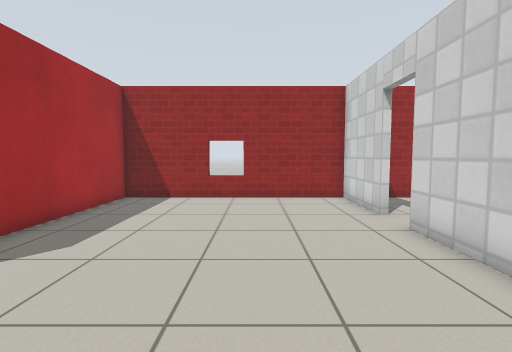
view 1 (above)

13 first-person views from a walk through a robot-simulator world made for Gazebo. The camera is 0.94 m above the floor, tilts 4° down and sees 85° across. The floor is counted in squares, 0.5 m on a side. Each view is taken from the middle of a square. On the plan, view 1 faces up. The plan holds only what a view shows up to about 16 squares ahead; the rest is blank. The place goes on beyond the plan. Gazebo's built-in surfaces are drawn with simple patterns.

view 2
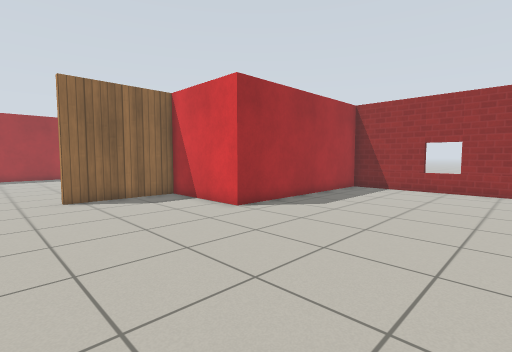

view 3
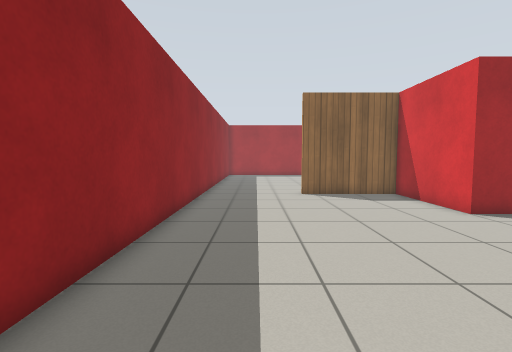

view 4
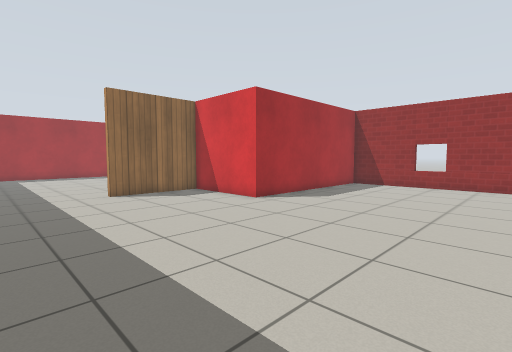

view 5
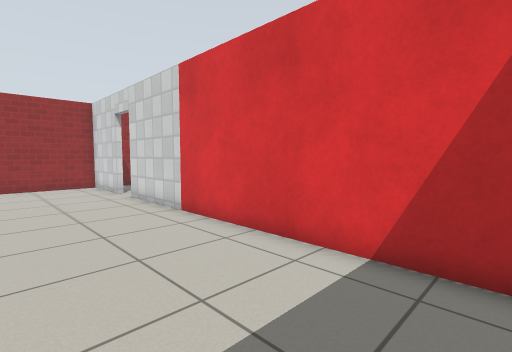

view 6
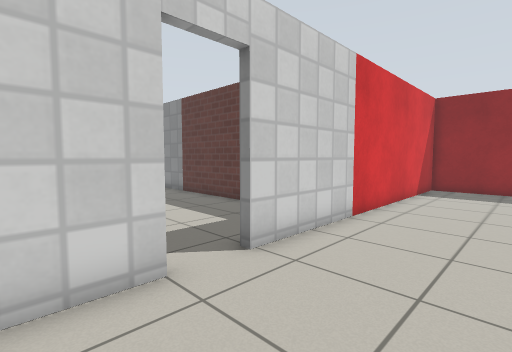

view 7
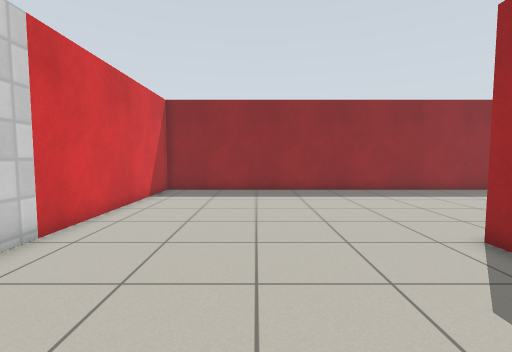

view 8
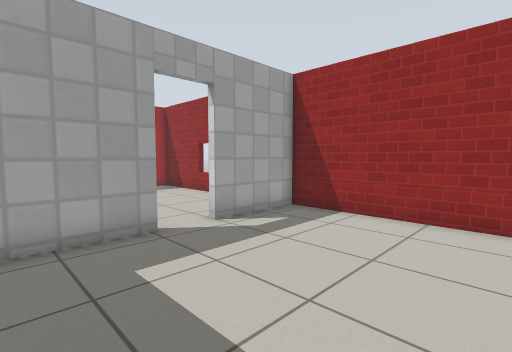

view 9
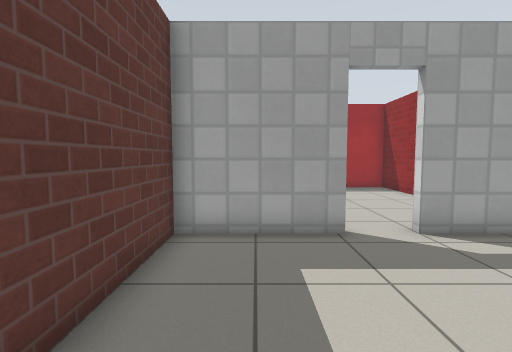

view 10
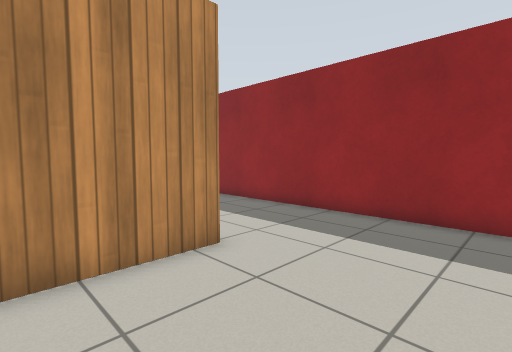

view 11
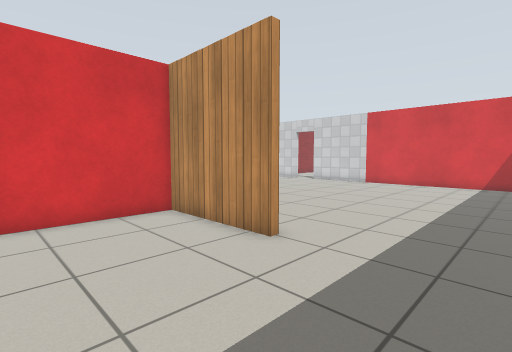

view 12
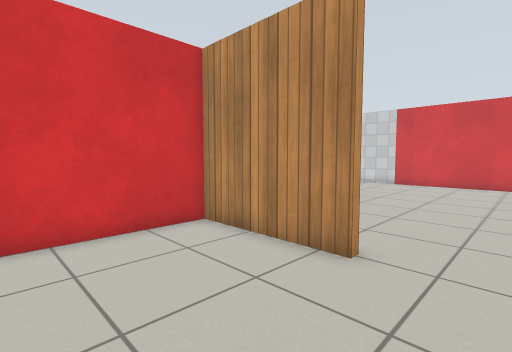

view 13
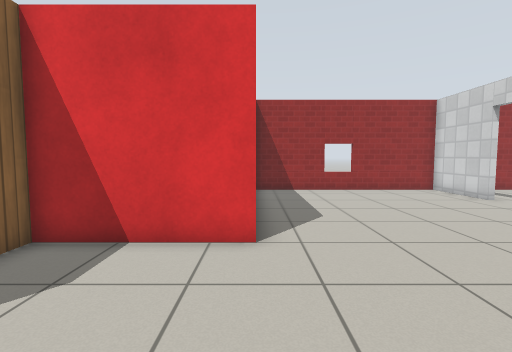

### Floor plan
Points are (right, up) in squares from view 1. A wall is a line through its corners. A room is listed if a view was taken in it or the views show most of it. See-through windows are left out.
Room 1 (views 1, 2, 3, 4, 5, 6, 7, 13)
walls: (4, 8.9) (4, 12.7) (-6, 12.7) (-6, 3) (-10.9, 3) (-10.9, -1.8); (-11.6, -6.7) (4, -6.7) (4, 7.3)
ways out: open door at (4, 8) to room 2; opening at (-11, -4) to room 3
Room 2 (views 8, 9)
walls: (4.3, 7.3) (4.3, 3) (11.5, 3); (10.7, 12.7) (4.3, 12.7) (4.3, 8.9)
ways out: open door at (4, 8) to room 1
Room 3 (views 10, 11, 12)
walls: (-11.2, -1.8) (-11.2, 3) (-15.9, 3); (-15.8, -6.7) (-11.6, -6.7)
ways out: opening at (-11, -4) to room 1

Positions as (right, up) in squares from view 1, and headings:
1: (0, 0), facing up
2: (2, -4), facing up-left
3: (3, -4), facing left
4: (3, -6), facing up-left
5: (-1, -6), facing up-right
6: (0, 11), facing down-right
7: (-1, 9), facing down
8: (11, 4), facing up-left
9: (11, 5), facing left
10: (-16, 2), facing down-right
11: (-16, -6), facing up-right
12: (-16, -4), facing up-right
13: (-6, -3), facing up
